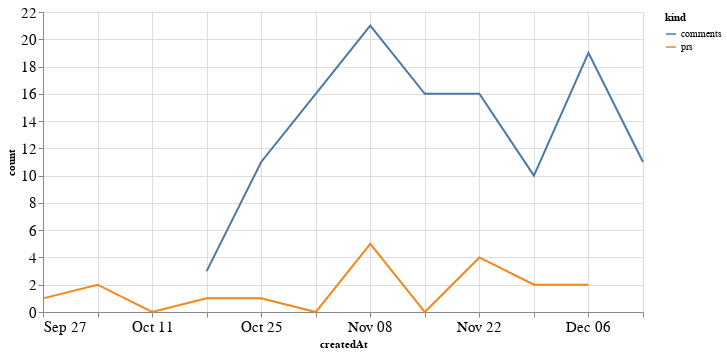

Notebook code for this chart:
### Code cell
alt.Chart(total_time, width=600).mark_line().encode(
    x='createdAt',
    y='count',
    color='kind'
)

### Figure 1 — Vega-Lite specification as saved in the notebook (floating-point values rounded to 4 significant figures)
{"config": {"axisLeft": {"labelFontSize": 15}, "axisBottom": {"labelFontSize": 15}}, "data": {"name": "data-e43ba4b0c407ae3562e4437f7b036317"}, "mark": "line", "encoding": {"color": {"type": "nominal", "field": "kind"}, "x": {"type": "temporal", "field": "createdAt"}, "y": {"type": "quantitative", "field": "count"}}, "width": 600, "$schema": "https://vega.github.io/schema/vega-lite/v4.8.1.json", "datasets": {"data-e43ba4b0c407ae3562e4437f7b036317": [{"createdAt": "2020-09-27T00:00:00", "kind": "prs", "count": 1.0}, {"createdAt": "2020-10-04T00:00:00", "kind": "prs", "count": 2.0}, {"createdAt": "2020-10-11T00:00:00", "kind": "prs", "count": 0.0}, {"createdAt": "2020-10-18T00:00:00", "kind": "prs", "count": 1.0}, {"createdAt": "2020-10-25T00:00:00", "kind": "prs", "count": 1.0}, {"createdAt": "2020-11-01T00:00:00", "kind": "prs", "count": 0.0}, {"createdAt": "2020-11-08T00:00:00", "kind": "prs", "count": 5.0}, {"createdAt": "2020-11-15T00:00:00", "kind": "prs", "count": 0.0}, {"createdAt": "2020-11-22T00:00:00", "kind": "prs", "count": 4.0}, {"createdAt": "2020-11-29T00:00:00", "kind": "prs", "count": 2.0}, {"createdAt": "2020-12-06T00:00:00", "kind": "prs", "count": 2.0}, {"createdAt": "2020-12-13T00:00:00", "kind": "prs", "count": null}, {"createdAt": "2020-09-27T00:00:00", "kind": "comments", "count": null}, {"createdAt": "2020-10-04T00:00:00", "kind": "comments", "count": null}, {"createdAt": "2020-10-11T00:00:00", "kind": "comments", "count": null}, {"createdAt": "2020-10-18T00:00:00", "kind": "comments", "count": 3.0}, {"createdAt": "2020-10-25T00:00:00", "kind": "comments", "count": 11.0}, {"createdAt": "2020-11-01T00:00:00", "kind": "comments", "count": 16.0}, {"createdAt": "2020-11-08T00:00:00", "kind": "comments", "count": 21.0}, {"createdAt": "2020-11-15T00:00:00", "kind": "comments", "count": 16.0}, {"createdAt": "2020-11-22T00:00:00", "kind": "comments", "count": 16.0}, {"createdAt": "2020-11-29T00:00:00", "kind": "comments", "count": 10.0}, {"createdAt": "2020-12-06T00:00:00", "kind": "comments", "count": 19.0}, {"createdAt": "2020-12-13T00:00:00", "kind": "comments", "count": 11.0}]}}
